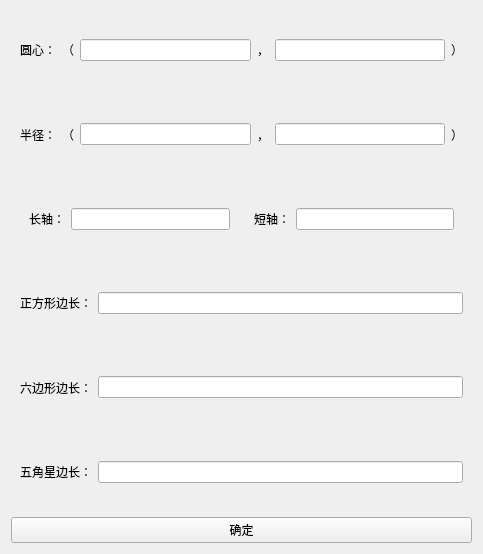
<?xml version="1.0" encoding="UTF-8"?>
<ui version="4.0">
 <class>EllipseControlWidget</class>
 <widget class="QWidget" name="EllipseControlWidget">
  <property name="geometry">
   <rect>
    <x>0</x>
    <y>0</y>
    <width>483</width>
    <height>554</height>
   </rect>
  </property>
  <property name="sizePolicy">
   <sizepolicy hsizetype="Fixed" vsizetype="Preferred">
    <horstretch>0</horstretch>
    <verstretch>0</verstretch>
   </sizepolicy>
  </property>
  <property name="windowTitle">
   <string>Form</string>
  </property>
  <layout class="QVBoxLayout" name="verticalLayout">
   <item>
    <widget class="QWidget" name="widget_3" native="true">
     <layout class="QHBoxLayout" name="horizontalLayout_3">
      <item>
       <widget class="QLabel" name="label_3">
        <property name="text">
         <string>圆心：</string>
        </property>
       </widget>
      </item>
      <item>
       <widget class="QLabel" name="label_4">
        <property name="text">
         <string>（</string>
        </property>
       </widget>
      </item>
      <item>
       <widget class="QLineEdit" name="circleCenterX"/>
      </item>
      <item>
       <widget class="QLabel" name="label_6">
        <property name="text">
         <string>，</string>
        </property>
       </widget>
      </item>
      <item>
       <widget class="QLineEdit" name="circleCenterY"/>
      </item>
      <item>
       <widget class="QLabel" name="label_5">
        <property name="text">
         <string>）</string>
        </property>
       </widget>
      </item>
     </layout>
    </widget>
   </item>
   <item>
    <widget class="QWidget" name="widget_6" native="true">
     <layout class="QHBoxLayout" name="horizontalLayout_6">
      <item>
       <widget class="QLabel" name="label_7">
        <property name="text">
         <string>半径：</string>
        </property>
       </widget>
      </item>
      <item>
       <widget class="QLabel" name="label_8">
        <property name="text">
         <string>（</string>
        </property>
       </widget>
      </item>
      <item>
       <widget class="QLineEdit" name="radiansX"/>
      </item>
      <item>
       <widget class="QLabel" name="label_9">
        <property name="text">
         <string>，</string>
        </property>
       </widget>
      </item>
      <item>
       <widget class="QLineEdit" name="radiansY"/>
      </item>
      <item>
       <widget class="QLabel" name="label_10">
        <property name="text">
         <string>）</string>
        </property>
       </widget>
      </item>
     </layout>
    </widget>
   </item>
   <item>
    <widget class="QWidget" name="widget_2" native="true">
     <layout class="QHBoxLayout" name="horizontalLayout_2">
      <item>
       <widget class="QWidget" name="widget_4" native="true">
        <layout class="QHBoxLayout" name="horizontalLayout_4">
         <item>
          <widget class="QLabel" name="label">
           <property name="text">
            <string>长轴：</string>
           </property>
          </widget>
         </item>
         <item>
          <widget class="QLineEdit" name="ellplseA"/>
         </item>
        </layout>
       </widget>
      </item>
      <item>
       <widget class="QWidget" name="widget" native="true">
        <layout class="QHBoxLayout" name="horizontalLayout">
         <item>
          <widget class="QLabel" name="label_2">
           <property name="text">
            <string>短轴：</string>
           </property>
          </widget>
         </item>
         <item>
          <widget class="QLineEdit" name="ellipseB"/>
         </item>
        </layout>
       </widget>
      </item>
     </layout>
    </widget>
   </item>
   <item>
    <widget class="QWidget" name="widget_5" native="true">
     <layout class="QHBoxLayout" name="horizontalLayout_5">
      <item>
       <widget class="QLabel" name="label_11">
        <property name="text">
         <string>正方形边长：</string>
        </property>
       </widget>
      </item>
      <item>
       <widget class="QLineEdit" name="squareLength"/>
      </item>
     </layout>
    </widget>
   </item>
   <item>
    <widget class="QWidget" name="widget_7" native="true">
     <layout class="QHBoxLayout" name="horizontalLayout_7">
      <item>
       <widget class="QLabel" name="label_12">
        <property name="text">
         <string>六边形边长：</string>
        </property>
       </widget>
      </item>
      <item>
       <widget class="QLineEdit" name="hexgonLength"/>
      </item>
     </layout>
    </widget>
   </item>
   <item>
    <widget class="QWidget" name="widget_8" native="true">
     <layout class="QHBoxLayout" name="horizontalLayout_8">
      <item>
       <widget class="QLabel" name="label_13">
        <property name="text">
         <string>五角星边长：</string>
        </property>
       </widget>
      </item>
      <item>
       <widget class="QLineEdit" name="starLength"/>
      </item>
     </layout>
    </widget>
   </item>
   <item>
    <widget class="QPushButton" name="pushButton">
     <property name="text">
      <string>确定</string>
     </property>
    </widget>
   </item>
  </layout>
 </widget>
 <resources/>
 <connections>
  <connection>
   <sender>pushButton</sender>
   <signal>clicked()</signal>
   <receiver>EllipseControlWidget</receiver>
   <slot>attribUpdate()</slot>
   <hints>
    <hint type="sourcelabel">
     <x>256</x>
     <y>530</y>
    </hint>
    <hint type="destinationlabel">
     <x>253</x>
     <y>581</y>
    </hint>
   </hints>
  </connection>
 </connections>
 <slots>
  <signal>updateAttrib(QVector2D,QVector2D,QVector2D,int,int,int)</signal>
  <slot>attribUpdate()</slot>
 </slots>
</ui>
